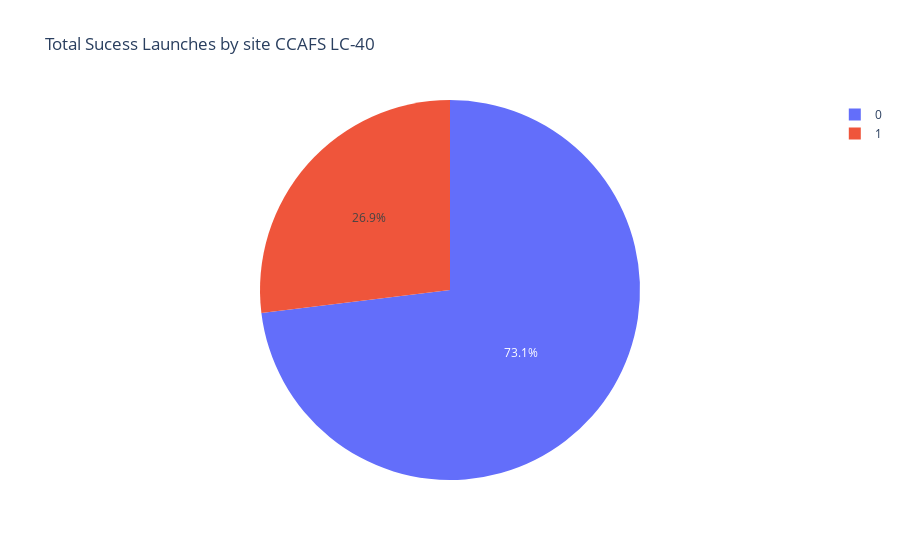

Notebook code for this chart:
### Code cell
entered_site='CCAFS LC-40'  ## 'KSC LC-39A' 'CCAFS LC-40'  'VAFB SLC-4E'  'CCAFS SLC-40'
filtered_df = spacex_df.assign(count=1).loc[spacex_df['Launch Site'].isin([entered_site]),:]
fig = px.pie(filtered_df, values='count', names='class', title='Total Sucess Launches by site CCAFS LC-40')
fig.show()

### Figure 1 — Plotly figure (JSON) as saved in the notebook; plotly's stock layout.template omitted (floating-point values rounded to 4 significant figures)
{"data": [{"domain": {"x": [0, 1], "y": [0, 1]}, "hovertemplate": "class=%{label}<br>count=%{value}<extra></extra>", "labels": [0, 0, 0, 0, 0, 0, 0, 0, 0, 0, 0, 0, 0, 0, 0, 0, 0, 1, 1, 0, 1, 1, 1, 0, 1, 1], "legendgroup": "", "name": "", "showlegend": true, "type": "pie", "values": [1, 1, 1, 1, 1, 1, 1, 1, 1, 1, 1, 1, 1, 1, 1, 1, 1, 1, 1, 1, 1, 1, 1, 1, 1, 1]}], "layout": {"autosize": true, "legend": {"tracegroupgap": 0}, "title": {"text": "Total Sucess Launches by site CCAFS LC-40"}}}
